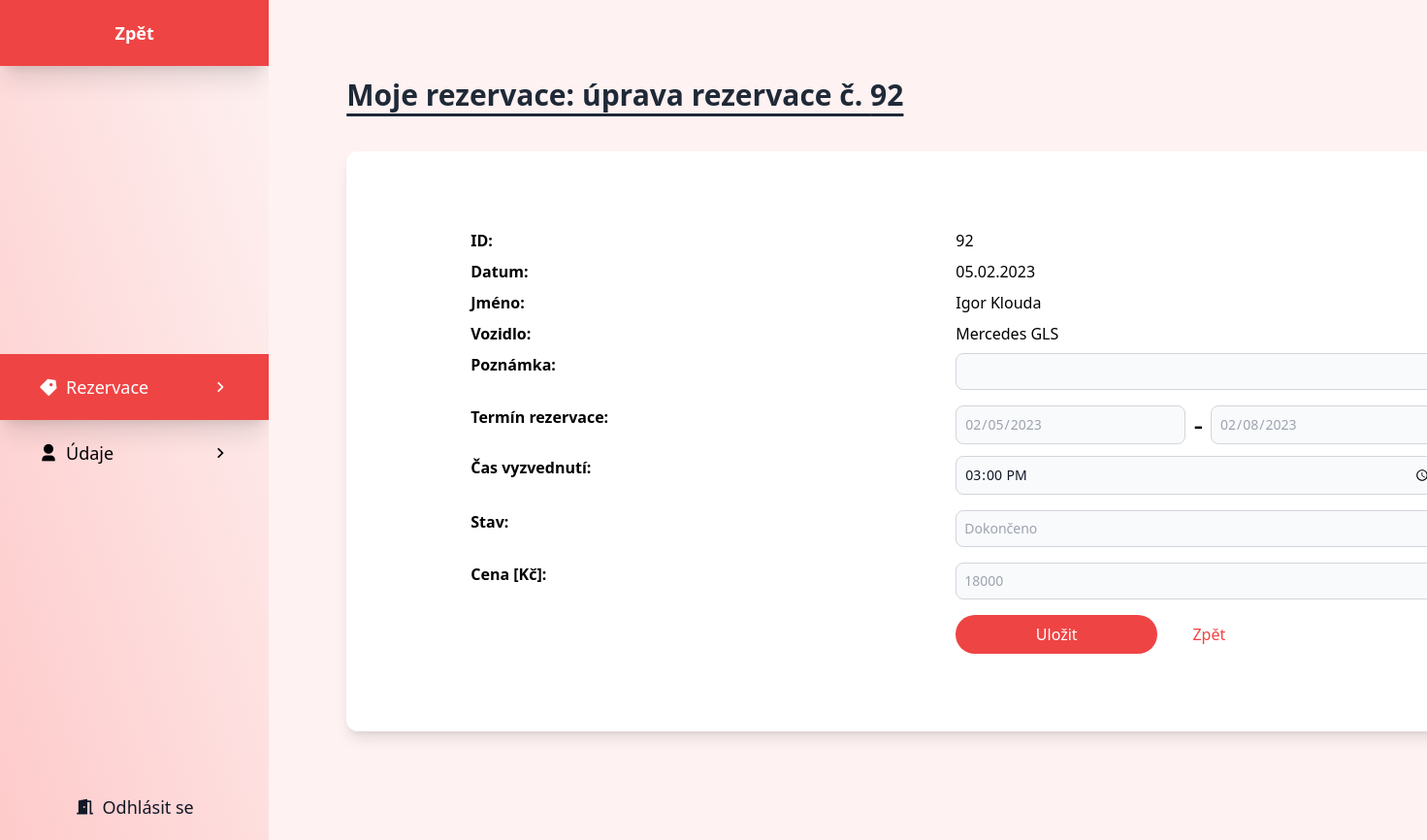
Page /uzivatele/moje-rezervace-edit.php?rezervace=92 (signed in) on the committed database.
### tables this page shows
CREATE TABLE `rezervace` (
  `id_r` int(11) NOT NULL,
  `datum_rezervace` date NOT NULL,
  `rezervace_zacatek` date NOT NULL,
  `rezervace_konec` date NOT NULL,
  `uzivatel` int(11) NOT NULL,
  `vozidlo` int(11) NOT NULL,
  `stav` int(11) NOT NULL,
  `popis` varchar(255) DEFAULT NULL,
  `cas_vyzvednuti` time NOT NULL,
  `cena` int(11) NOT NULL
);

CREATE TABLE `uzivatele` (
  `id_u` int(11) NOT NULL,
  `jmeno` varchar(30) NOT NULL,
  `prijmeni` varchar(30) NOT NULL,
  `email` varchar(40) NOT NULL,
  `telcislo` varchar(13) NOT NULL,
  `heslo` varchar(255) NOT NULL,
  `role` int(11) NOT NULL
);

CREATE TABLE `vozidla` (
  `id_v` int(11) NOT NULL,
  `nazev` varchar(50) NOT NULL,
  `popis` varchar(700) NOT NULL,
  `motor` varchar(30) NOT NULL,
  `pocetmist` int(2) NOT NULL,
  `obrazek` varchar(1000) NOT NULL,
  `dostupnost` tinyint(4) NOT NULL,
  `palivo` varchar(15) NOT NULL,
  `prevodovka` varchar(15) NOT NULL,
  `kategorie` int(11) NOT NULL,
  `rok` varchar(4) NOT NULL,
  `cena` int(15) NOT NULL
);

### uzivatele/moje-rezervace-edit.php (the view, shortened to what this page needs)
<?php
    $server = "localhost";
    $uzivatel = "root";
    $heslo = "";
    $db = "carlend";
?>
<!DOCTYPE html>
<html lang="en" class="scroll-smooth ">
<?php
    require_once '../soubory/header.php';
    if(isset($_SESSION["role"])) {
        echo '
        <body class="font-exo scroll-smooth overflow-x-hidden">
        <div class="flex w-full">';
            require_once 'muj-ucet-menu.php';
            echo '
            <div class="flex-1 bg-red-50 p-20">';
                $pripojeni = mysqli_init();
                if(!mysqli_real_connect($pripojeni, $server, $uzivatel, $heslo, $db)) {
                    die("Chyba při připojování k databázi");
                }
                else {
                    if(isset($_GET["rezervace"])) {
                        $sql = "SELECT * FROM rezervace WHERE id_r=" . $_GET["rezervace"];
                        $rezervace = mysqli_query($pripojeni, $sql);
                        if(mysqli_num_rows($rezervace) > 0) {
                            $rezervace = mysqli_fetch_array($rezervace);
                            $sql = "SELECT * FROM uzivatele WHERE id_u = " . $rezervace["uzivatel"];
                            $uzivatel = mysqli_query($pripojeni, $sql)->fetch_array();
                            $sql = "SELECT * FROM vozidla WHERE id_v = " . $rezervace["vozidlo"];
                            $vozidlo = mysqli_query($pripojeni, $sql)->fetch_array();
                            if($rezervace["stav"] == 1) {
                                $stav = "Potvrzeno";
                            }
                            else if($rezervace["stav"] == 2) {
                                $stav = "Čekající";
                            }
                            else if($rezervace["stav"] == 3) {
                                $stav = "Dokončeno";
                            }
                            else {
                                $stav = "Zrušeno";
                            }
                            echo '
                            <div class="container mx-auto">
                                <h1 class="font-bold text-3xl text-gray-800 mb-10 underline underline-offset-8">
                                    Moje rezervace: úprava rezervace č. ' . $rezervace["id_r"] . '
                                </h1>
                            </div>
                            <div class="container mx-auto w-full mb-8 overflow-hidden rounded-xl shadow-lg bg-white p-20 px-32">
                                <form action="moje-rezervace-edit.php?rezervace=' . $rezervace["id_r"] . '" method="post" class="grid grid-cols-2 w-[1000px]">
                                    <p class="font-bold mb-2">ID: </p>
                                    <p class="mb-2">' . $rezervace["id_r"] . '</p>
                                    <p class="font-bold mb-2">Datum: </p>
                                    <p class="mb-2">' . date("d.m.Y", strtotime($rezervace["datum_rezervace"])) . '</p>
                                    <p class="font-bold mb-2">Jméno: </p>
                                    <p class="mb-2">' . $uzivatel["jmeno"] . ' ' . $uzivatel["prijmeni"] . '</p>
                                    <p class="font-bold mb-2">Vozidlo: </p>
                                    <p class="mb-2">' . $vozidlo["nazev"] . '</p>
                                    <p class="font-bold mb-2">Poznámka: </p>
                                    <input type="textarea" name="popis" class="p-2 mb-4 bg-gray-50 border border-gray-300 text-gray-900 text-sm rounded-lg w-full" value="' . $rezervace["popis"] . '">
                                    <p class="font-bold mb-2">Termín rezervace: </p>
                                    <div class="flex items-center justify-center mb-3">
                                        <input type="date" name="rezervace_zacatek" class="p-2 mr-2 bg-gray-50 border border-gray-300 text-gray-400 text-sm rounded-lg w-full" value="' . $rezervace["rezervace_zacatek"] . '" readonly>
                                        <p class="text-3xl mr-2 font-thin">-</p>
                                        <input type="date" name="rezervace_konec" class="p-2 bg-gray-50 border border-gray-300 text-gray-400 text-sm rounded-lg w-full" value="' . $rezervace["rezervace_konec"] . '" readonly>
                                    </div>
                                    <p class="font-bold mb-2">Čas vyzvednutí: </p>
                                    <input type="time" name="cas_vyzvednuti" class="p-2 mb-4 bg-gray-50 border border-gray-300 text-gray-900 text-sm rounded-lg w-full" value="' . $rezervace["cas_vyzvednuti"] . '" required>
                                    <p class="font-bold mb-2">Stav: </p>
                                    <input type="text" name="stav" class="p-2 mb-4 bg-gray-50 border border-gray-300 text-gray-400 text-sm rounded-lg w-full" value="' . $stav . '" readonly>
                                    <p class="font-bold mb-2">Cena [Kč]: </p>
                                    <input type="number" name="cena" class="p-2 mb-4 bg-gray-50 border border-gray-300 text-gray-400 text-sm rounded-lg w-full" min="0" value="' . $rezervace["cena"] . '" readonly>
                                    <p></p>
                                    <div>
                                        <input type="hidden" name="id_r" value="' . $rezervace["id_r"] . '">
                                        <button type="submit" class="py-2 w-52 mr-8 bg-red-500 hover:bg-red-400 rounded-full transition-all duration-200 text-white">Uložit</button>
                                        <a href="moje-rezervace.php" class="text-red-500">Zpět</a>
                                    </div>
                                </form>
                            </div>';
                        }
                    }
                }
                echo '
                </div>
            </div>
        <script src="https://unpkg.com/aos@next/dist/aos.js"></script>
        <script>
        AOS.init();
        </script>
        </body>';
    }
    else {
        echo '
        <h2 class="font-bold text-xl w-full text-center bg-red-500 py-5 text-white">Nejste přihlášen!</h2>
        <a href="../uzivatele/prihlaseni.php" class="w-full text-center ml-5 font-semibold text-xl">Přihlásit se</a>';
    }
?>
</html>

### rows in the picture
rezervace: id_r "92", datum_rezervace "05.02.2023", rezervace_zacatek "02/05/2023", rezervace_konec "02/08/2023", cas_vyzvednuti "15:00:00", stav "Dokončeno", cena "18000"
uzivatele: jmeno "Igor", prijmeni "Klouda"
vozidla: nazev "Mercedes GLS"
